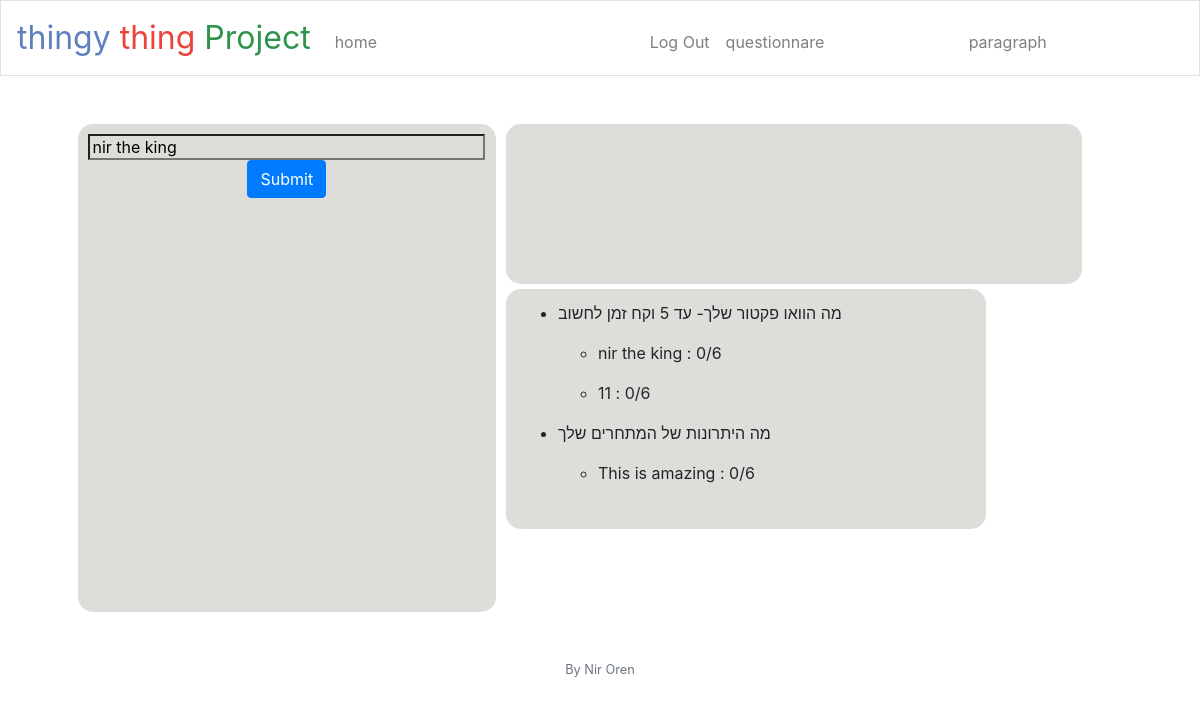
The page /paragraph (signed in) on the database as committed earlier.
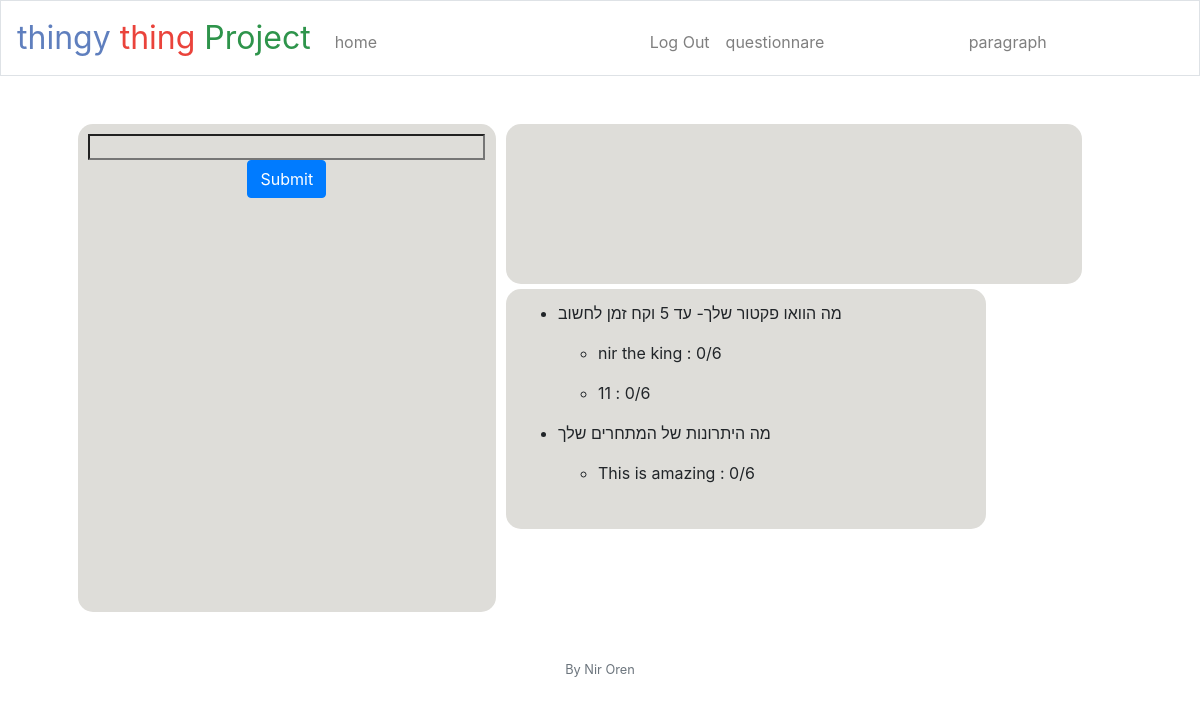
The same page on the database as committed later.
### tables this page shows
CREATE TABLE posts (id INTEGER PRIMARY KEY AUTOINCREMENT NOT NULL, user_id INTEGER NOT NULL, date TEXT NOT NULL, text TEXT);

CREATE TABLE questions (id INTEGER PRIMARY KEY AUTOINCREMENT NOT NULL, question TEXT NOT NULL, answer_spaces INTEGER NOT NULL);

CREATE TABLE answers (id INTEGER PRIMARY KEY AUTOINCREMENT NOT NULL, user_id INTEGER NOT NULL, question_id INTEGER NOT NULL, answer_number INTEGER NOT NULL, answer TEXT NOT NULL);

### app.py (the view)
@app.route("/paragraph", methods=["GET", "POST"])
@login_required
def paragraph():
    results = []
    global txt
    global answers
    if request.method == "POST":
        date = 'None'
        date = request.args.get('date', default=0, type=str)
        print('DATE:', date)
        txt = request.form.get("txt")
        db.execute('INSERT INTO posts (user_id, date,text) VALUES(? , ?,?)',
            session['user_id'],
            date,
            txt)
        return render_template('index.html')
    else:
        date = 0
        date = request.args.get('date', default=0, type=str)
        print('DATE:', date)
        txt = db.execute("SELECT * FROM posts WHERE user_id = ? AND date = ?", session['user_id'], date)
        answers = db.execute("SELECT * FROM answers WHERE user_id = ?", session['user_id'])
        if len(txt) == 0:
            txt = ''
        else:
            txt = txt[0]['text']
        questions_and_answers = {}
        lst = []
        string = ''
        for i in questions:
            specific_answers = db.execute("SELECT * FROM answers WHERE user_id = ? and question_id = ?", session['user_id'],i['id'])
            questions_and_answers[i['question']] = [i['answer'] for i in specific_answers if i['answer'] != 'None']
            lst.append(i['question'])
            string+=i["question"]+','
        return render_template("paragraph.html", questions_str = string, answers=answers,questions_and_answers=questions_and_answers,txt=txt)

### app.py (called while the page is built)
@app.after_request
def after_request(response):
    response.headers["Cache-Control"] = "no-cache, no-store, must-reanswer_valueidate"
    response.headers["Expires"] = 0
    response.headers["Pragma"] = "no-cache"
    return response

### helpers.py (called while the page is built)
def login_required(f):
    @wraps(f)
    def decorated_function(*args, **kwargs):
        if session.get("user_id") is None:
            return redirect("/login")
        return f(*args, **kwargs)
    return decorated_function

### templates/paragraph.html (shortened to what this page needs)
{% extends "layout.html" %}
{% block main %}
    <div style="float:left;border-radius:15px;
    background-color: #deddd9;
    height:30.5em;width:40%;padding:1%;margin-right:1%;">
<form action="/paragraph" method="post">
            <input autocomplete="off" autofocus class="textBox" id = "textBox" type="text"  name="txt" value="{{txt}}"
            style="width:100%;height:100%;background-color: #deddd9;" rows="10" onkeyup="check_word_count(inputBox.value);document.getElementById('printchatbox').innerHTML = inputBox.value;">
            <button class="btn btn-primary" type="submit">Submit</button>
        </form>
        </div>
    <div style="float:left;">
        <div style="border-radius:15px;
        background-color: #deddd9;
        height:10em;width:36em;text-align:left;padding:2%" id = "printchatbox" class='printchatbox'>
        </div>
        <div style="border-radius:15px;
        background-color: #deddd9;
        position: absolute;
            width:40%;
            height: auto;
            display:flex;text-align:left;margin-top:5px;padding:1%">
            <ul>
            {% for q in questions_and_answers.keys() %}
                {% if questions_and_answers[q] != []%}
                <li>
                    <p >{{q}}</p>
                    <ul>
                        {% for a in questions_and_answers[q] %}
                        <li>
                            <p class="Same">{{a}}</p>
                            <p class="Same" id = "{{a}}">: 0/6 </p>
                        </li>
                        {%endfor%}
                    </ul>
                </li>
                {%endif%}
            {%endfor%}
        </ul>
        </div>
</div>
{% endblock %}

### templates/layout.html (shortened to what this page needs)
<!DOCTYPE html>
<html lang="en">
    <head>
        <link rel="stylesheet" href="https://cdn.jsdelivr.net/npm/bootstrap@4.5.3/dist/css/bootstrap.min.css">
        <link href="/static/styles.css" rel="stylesheet">
    </head>
    <body>
        <nav class="navbar navbar-expand-md navbar-light bg-blue border">
            <a class="navbar-brand" href="/"><span class="blue">thingy</span><span class="red"> thing</span> <span class="green"> Project</span></a>
            <div class="collapse navbar-collapse" id="navbar">
                {% if session.user_id %}
                    <ul class="navbar-nav mr-auto mt-2">
                        <li class="nav-item"><a class="nav-link" href="/">home</a></li>
                    </ul>
                    <ul class="navbar-nav ml-auto mt-2">
                        <li class="nav-item"><a class="nav-link" href="/logout">Log Out</a></li>
                    </ul>
                    <ul class="navbar-nav mr-auto mt-2">
                        <li class="nav-item"><a class="nav-link" href="/questionnare">questionnare</a></li>
                    </ul>
                    <ul class="navbar-nav mr-auto mt-2">
                        <li class="nav-item"><a class="nav-link" href="/paragraph">paragraph</a></li>
                    </ul>
                {% else %}
                    <ul class="navbar-nav ml-auto mt-2">
                        <li class="nav-item"><a class="nav-link" href="/register">Register</a></li>
                        <li class="nav-item"><a class="nav-link" href="/login">Log In</a></li>
                    </ul>
                {% endif %}
            </div>
        </nav>
        <main class="container p-5">
            {% block main %}{% endblock %}
        </main>
        <footer class="small text-center text-muted">
            By Nir Oren
        </footer>
    </body>
</html>

### static/styles.css (style rules this page uses)
nav .navbar-brand { font-size: xx-large; }
nav .navbar-brand .blue { color: #5f7fbe; }
nav .navbar-brand .red { color: #ea433b; }
nav .navbar-brand .green { color: #2e944b; }
main { overflow-x: auto; text-align: center; }
html, body { height: 100%; margin: 0; padding: 0; }

### templates/paragraph.html (style rules this page uses)
.Same { display:inline-block; }

Rows that differ between the two databases and show on the page:
removed posts: txt "nir the king"
